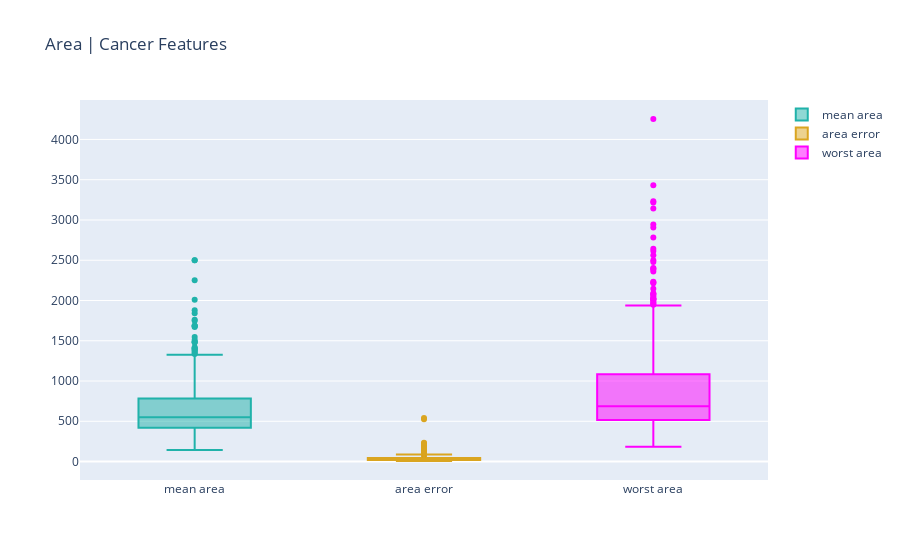

Here is the notebook cell this chart was saved with:
### Code cell
graf_box(a_col, 'Area | Cancer Features')

### Figure 1 — Plotly figure (JSON) as saved in the notebook; plotly's stock layout.template omitted (floating-point values rounded to 4 significant figures; data arrays with more than 128 entries replaced by an {"elided": "..."} marker saying what was removed)
{"data": [{"marker": {"color": "lightseagreen"}, "name": "mean area", "type": "box", "y": {"elided": "569 float values"}}, {"marker": {"color": "goldenrod"}, "name": "area error", "type": "box", "y": {"elided": "569 float values"}}, {"marker": {"color": "magenta"}, "name": "worst area", "type": "box", "y": {"elided": "569 float values"}}], "layout": {"title": {"text": "Area | Cancer Features"}}}
